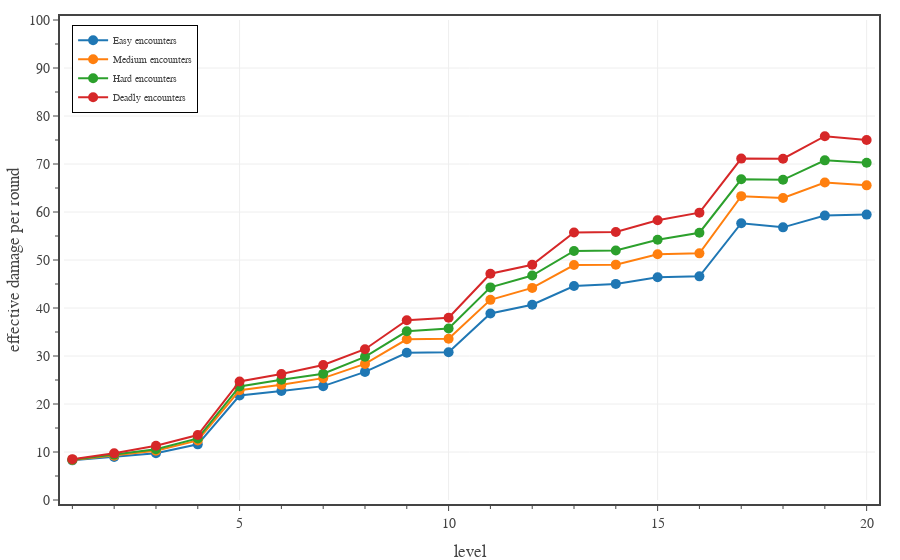

Notebook code for this chart:
### Code cell
# Plots average daily effective DPR for PCs, calculated for a full adventuring day with two short rests.
levels = np.array(range(1,21,1))

fig = go.Figure()

for diff in ['Easy','Medium','Hard','Deadly']:
    d = ENCOUNTER_DIFFICULTIES[diff]
    pc_data_file = f'./pc data - {diff} 2 short rests.json'

    with open(pc_data_file, 'r') as fin:
        pc_data = json.load(fin)

    eDPR = np.zeros(20)
    for pc_class in PC_CLASSES:
        eDPR += np.array(pc_data[pc_class]['effective damage per round mean'])/len(PC_CLASSES)

    fig.add_trace(go.Scatter(
        x=levels, 
        y=eDPR,
        mode='lines+markers', 
        line=dict(color=d['color'], dash='solid'),
        marker={'size': 10},
        unselected=dict(marker=dict(opacity=0.0)),
        name=diff + ' encounters',
        hovertemplate=
            '<b>' + diff + ' encounters</b><br>'+
            'lvl %{x}<br>'+
            'eDPR %{y:.1f}'+
            '<extra></extra>'
    ))

fig.update_layout(
    template=TFB_TEMPLATE,
    #width=600,
    #height=800,
    xaxis=dict(
        title_text='level',
        range=[0.8, 20.2],
        tick0=0, dtick=5,
        minor=dict(tick0=0, dtick=1),
    ),
    yaxis=dict(
        title_text='effective damage per round',
        range=[0, 100],
        tick0=0, dtick=10.0,
        minor=dict(tick0=0, dtick=5.0),
    ),
    legend=dict(
        yanchor='top',  y=0.99,
        xanchor='left', x=0.01,
        orientation='v',
    )
)

fig.show(config=TFB_CONFIG)
if SAVEFIGS:
    fig.write_html(
        f'./fig-full-daily-edpr-vs-level-adventuring-days.html', 
        include_plotlyjs=False, 
        full_html=False, 
        config=TFB_CONFIG
    )

### Figure 1 — Plotly figure (JSON) as saved in the notebook; plotly's stock layout.template omitted (floating-point values rounded to 4 significant figures)
{"data": [{"hovertemplate": "<b>Easy encounters</b><br>lvl %{x}<br>eDPR %{y:.1f}<extra></extra>", "line": {"color": "#1F77B4", "dash": "solid"}, "marker": {"size": 10}, "mode": "lines+markers", "name": "Easy encounters", "type": "scatter", "unselected": {"marker": {"opacity": 0}}, "x": [1, 2, 3, 4, 5, 6, 7, 8, 9, 10, 11, 12, 13, 14, 15, 16, 17, 18, 19, 20], "y": [8.26, 8.955, 9.762, 11.6, 21.77, 22.72, 23.72, 26.69, 30.67, 30.77, 38.87, 40.68, 44.59, 45.02, 46.41, 46.59, 57.67, 56.81, 59.25, 59.46]}, {"hovertemplate": "<b>Medium encounters</b><br>lvl %{x}<br>eDPR %{y:.1f}<extra></extra>", "line": {"color": "#FF7F0E", "dash": "solid"}, "marker": {"size": 10}, "mode": "lines+markers", "name": "Medium encounters", "type": "scatter", "unselected": {"marker": {"opacity": 0}}, "x": [1, 2, 3, 4, 5, 6, 7, 8, 9, 10, 11, 12, 13, 14, 15, 16, 17, 18, 19, 20], "y": [8.356, 9.241, 10.26, 12.4, 22.85, 23.99, 25.39, 28.35, 33.47, 33.59, 41.7, 44.19, 48.95, 49.03, 51.2, 51.38, 63.3, 62.92, 66.15, 65.55]}, {"hovertemplate": "<b>Hard encounters</b><br>lvl %{x}<br>eDPR %{y:.1f}<extra></extra>", "line": {"color": "#2CA02C", "dash": "solid"}, "marker": {"size": 10}, "mode": "lines+markers", "name": "Hard encounters", "type": "scatter", "unselected": {"marker": {"opacity": 0}}, "x": [1, 2, 3, 4, 5, 6, 7, 8, 9, 10, 11, 12, 13, 14, 15, 16, 17, 18, 19, 20], "y": [8.384, 9.458, 10.57, 12.83, 23.66, 25.04, 26.31, 29.83, 35.14, 35.72, 44.29, 46.77, 51.88, 51.97, 54.23, 55.68, 66.82, 66.7, 70.76, 70.27]}, {"hovertemplate": "<b>Deadly encounters</b><br>lvl %{x}<br>eDPR %{y:.1f}<extra></extra>", "line": {"color": "#D62728", "dash": "solid"}, "marker": {"size": 10}, "mode": "lines+markers", "name": "Deadly encounters", "type": "scatter", "unselected": {"marker": {"opacity": 0}}, "x": [1, 2, 3, 4, 5, 6, 7, 8, 9, 10, 11, 12, 13, 14, 15, 16, 17, 18, 19, 20], "y": [8.51, 9.721, 11.31, 13.54, 24.69, 26.23, 28.13, 31.41, 37.44, 37.98, 47.13, 49.02, 55.72, 55.84, 58.28, 59.86, 71.13, 71.09, 75.79, 74.99]}], "layout": {"legend": {"orientation": "v", "x": 0.01, "xanchor": "left", "y": 0.99, "yanchor": "top"}, "xaxis": {"dtick": 5, "minor": {"dtick": 1, "tick0": 0}, "range": [0.8, 20.2], "tick0": 0, "title": {"text": "level"}}, "yaxis": {"dtick": 10, "minor": {"dtick": 5, "tick0": 0}, "range": [0, 100], "tick0": 0, "title": {"text": "effective damage per round"}}}}
